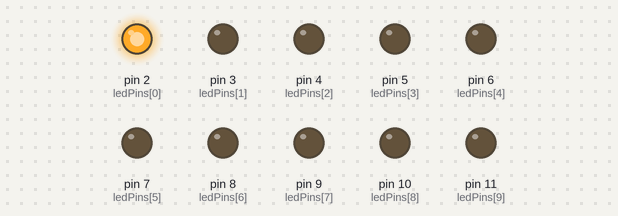
Bench run of a sketch on a simulated Arduino Uno, built with avr-gcc and run on an emulated ATmega328P. Parts: output pins drawn as LEDs (lit = HIGH).

Above: at 0.05 s.
At 0.55 s:
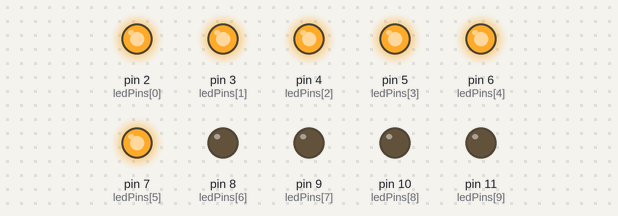
At 1.15 s:
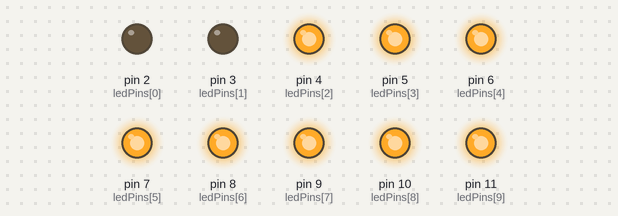
At 2.25 s:
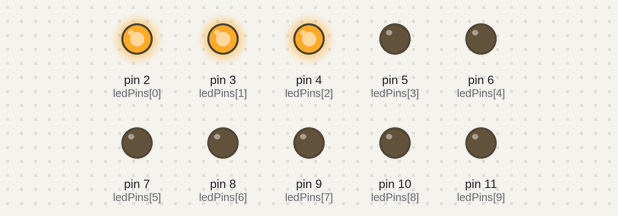
At 3.35 s:
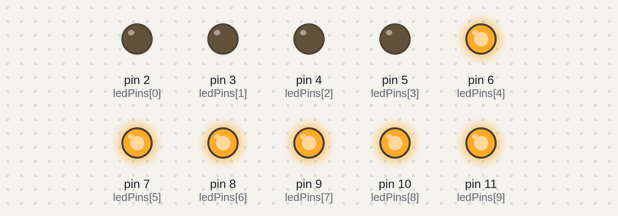
At 4.45 s:
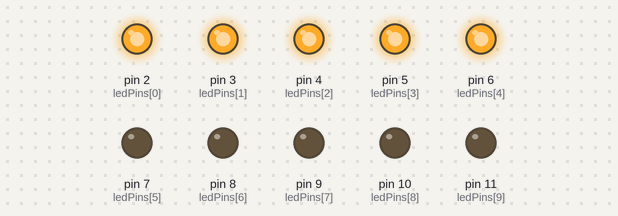
Timing chart, 0 to 4.8 s (numbered marks = the images above):
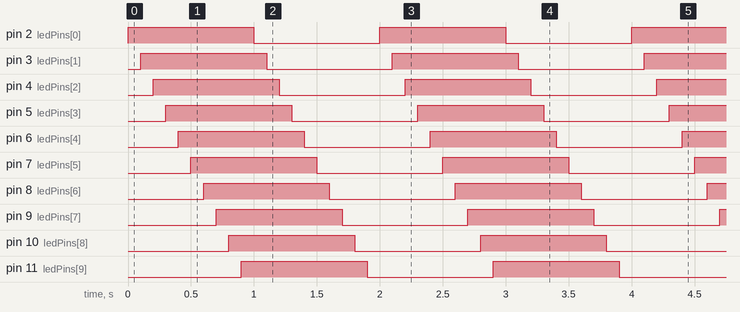

The sketch:

10Lad.ino
```cpp
int ledPins[] = {2, 3, 4, 5, 6, 7, 8, 9, 10, 11};

void setup() {
    for (int i = 0; i < 10; i++) {
        pinMode(ledPins[i], OUTPUT);
    }
}

void loop() {
    // Turn on LEDs one by one
    for (int i = 0; i < 10; i++) {
        digitalWrite(ledPins[i], HIGH);
        delay(100);  // Wait for half a second
    }
    // Turn off LEDs one by one
    for (int i = 0; i < 10; i++) {
        digitalWrite(ledPins[i], LOW);
        delay(100);  // Wait for half a second
    }
}
```

Measured:
- by itself, pin 2 (ledPins[0]), pin 3 (ledPins[1]), pin 4 (ledPins[2]), pin 5 (ledPins[3]), pin 6 (ledPins[4]), pin 7 (ledPins[5]), pin 8 (ledPins[6]), pin 9 (ledPins[7]), pin 10 (ledPins[8]), pin 11 (ledPins[9]): alternates HIGH for 1.0 s and LOW for 1.0 s
- by itself, everything shown: repeats every 2.0 s, in 20 steps
